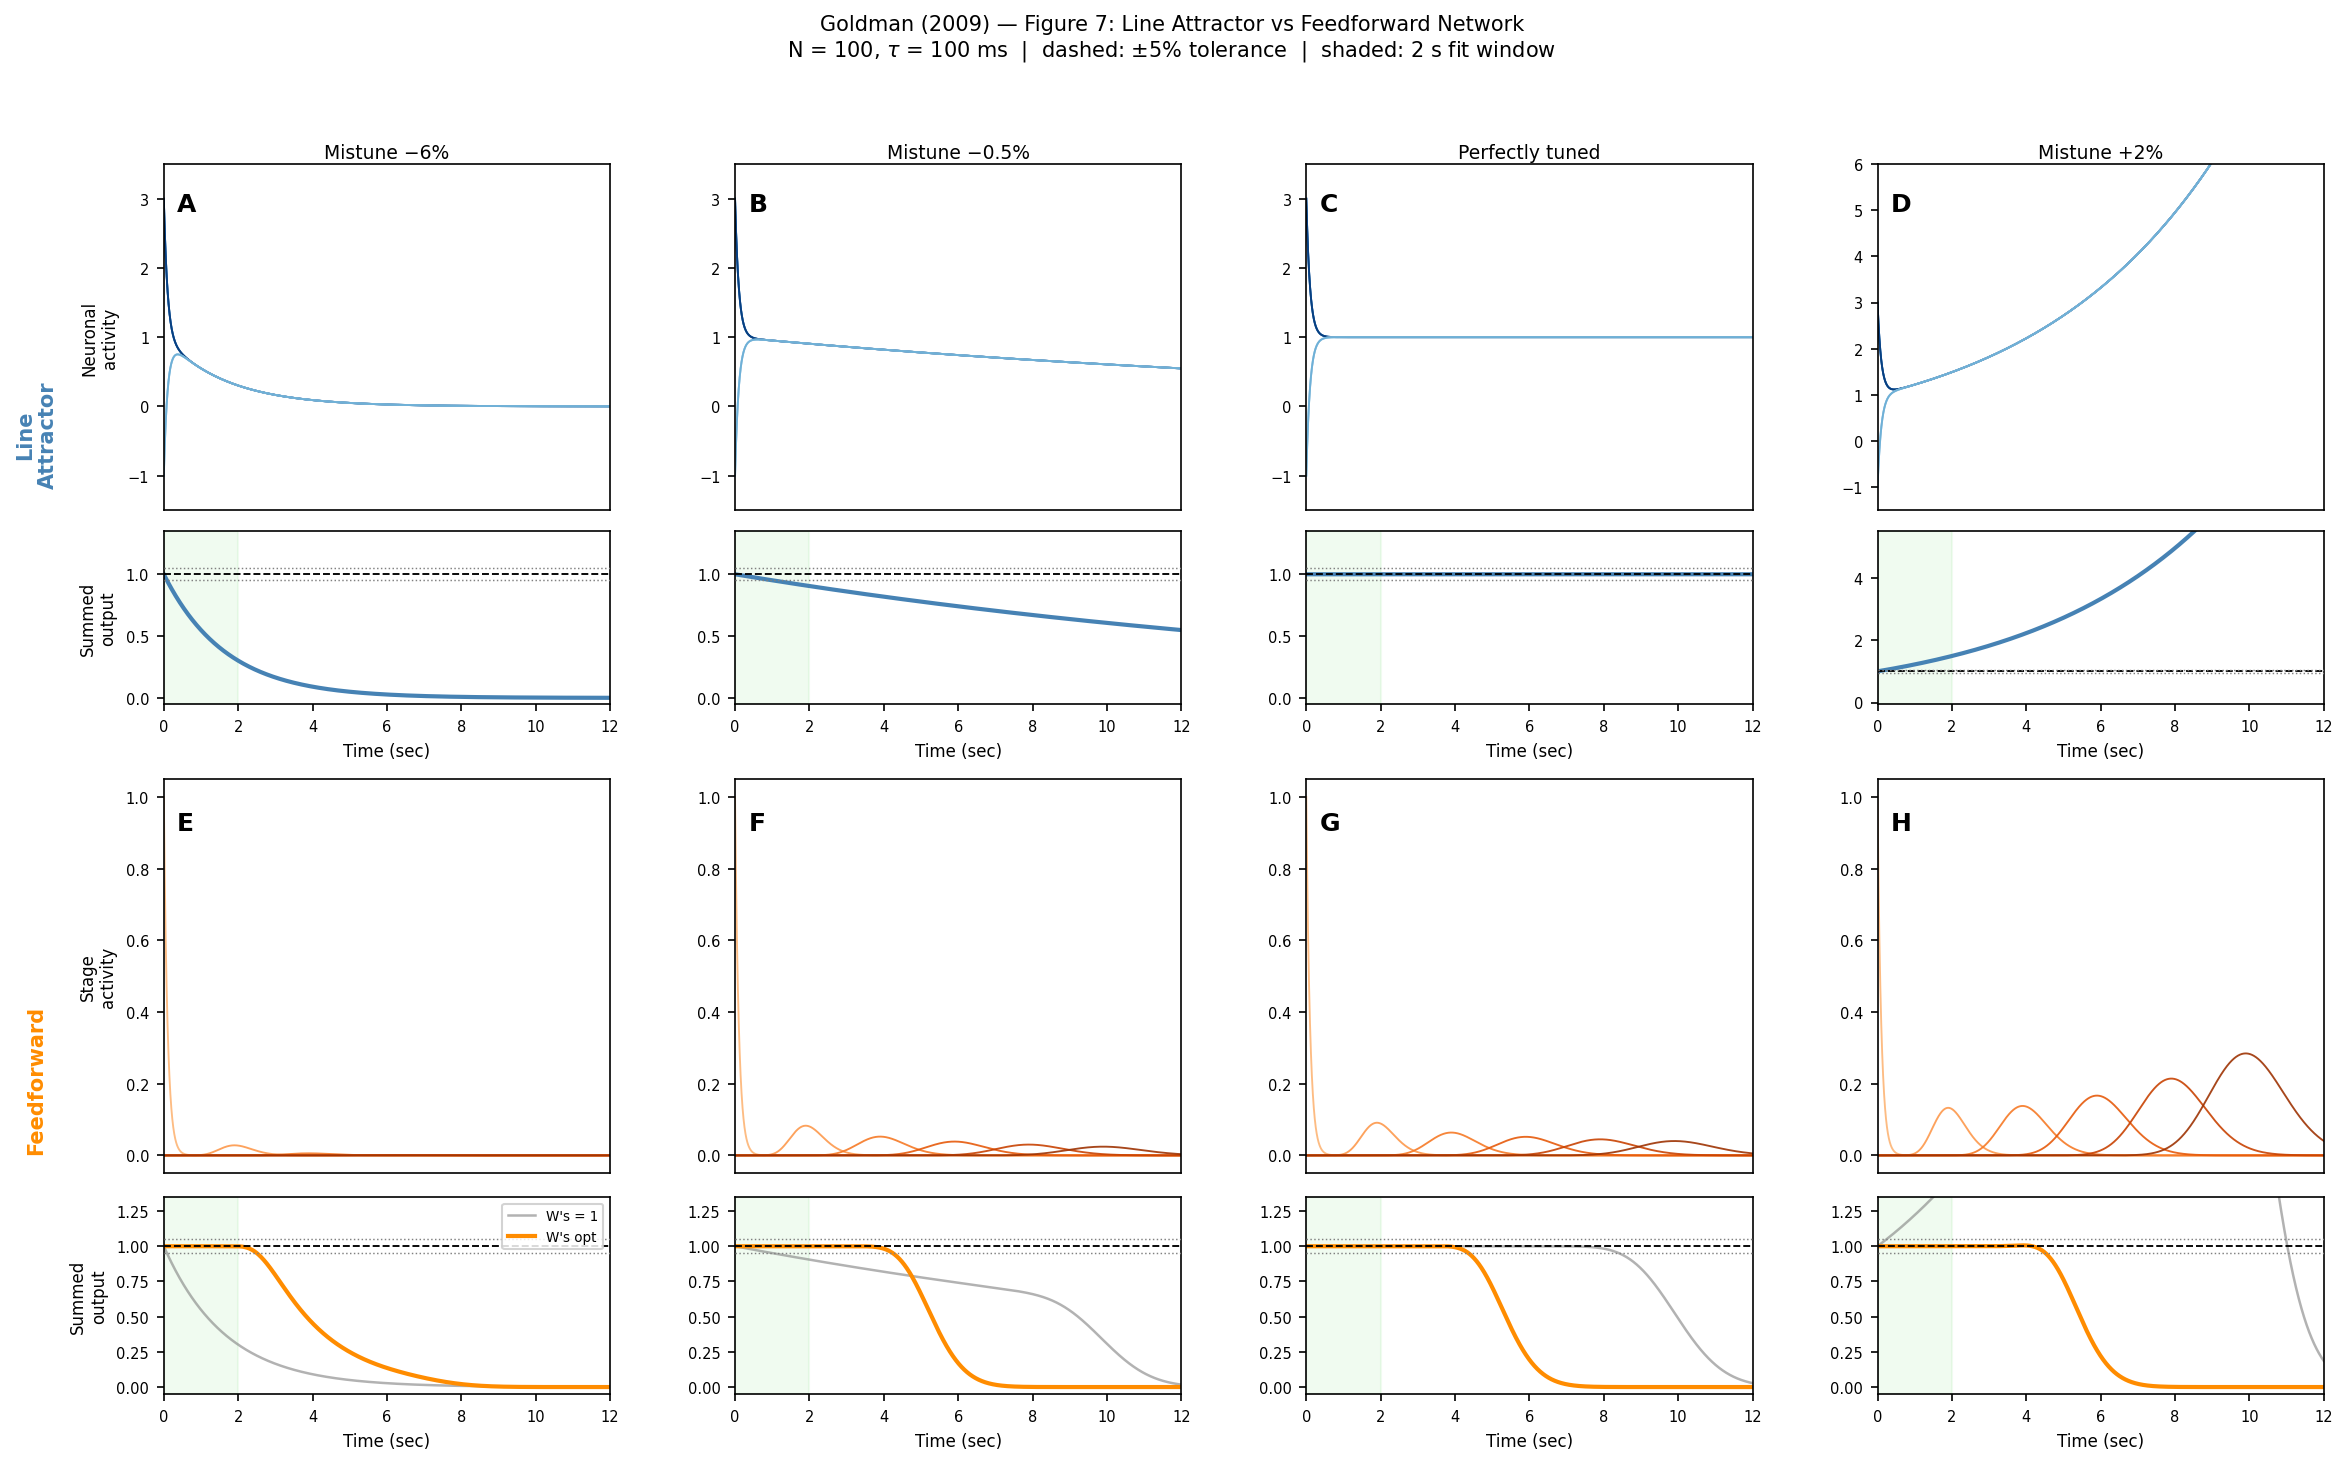

Here is the Python script that generated this plot:
"""
Goldman (2009) Figure 7: Line Attractor vs Feedforward Network
Pulse-to-step integration with four mistuning levels.

Line attractor
--------------
N-neuron mean-field generalization of the reduced averaged autapse from
Seung et al. (2000), following the implementation style of
reduced_autapse_line_attractor.py.

Each neuron obeys:
    tau dr_i/dt = -r_i + (1+epsilon) * mean(r)

This is the N-neuron extension of the single autapse with W = (1+epsilon).
Decomposing into mean m = mean(r) and deviations delta_i = r_i - m:
    tau dm/dt      = epsilon * m      [slow mode — persists / decays / grows]
    tau d(delta)/dt = -delta           [fast modes — decay in one time constant]

So all neurons converge to the same temporal pattern after a few tau,
leaving only the single slow eigenmode visible at long times.

Feedforward network
-------------------
Stage n responds to a unit pulse at stage 0 with:
    G_n(t) = (1+epsilon)^n * g_n(t/tau)
where g_n is the standard Erlang basis function (same as goldman_fig1_feedforward.py).
An optimal readout (constrained |W_n| <= 5) approximates a unit step over 0–2 s.
"""

from __future__ import annotations

import numpy as np
import matplotlib.pyplot as plt
import matplotlib.gridspec as gridspec
from scipy.special import gammaln
from scipy.optimize import lsq_linear

from reduced_autapse_line_attractor import AveragedAutapseParams

# ── Shared parameters (time in ms to match autapse convention) ───────────────
N      = 100
params = AveragedAutapseParams()   # tau=100 ms, F1=0.5314, …
tau    = params.tau                # 100 ms

T_ms   = 12_000.0                  # total simulation duration (ms)
dt_ms  = 1.0                       # time step (ms)
t_ms   = np.arange(0.0, T_ms + dt_ms, dt_ms)
t_s    = t_ms / 1000.0             # seconds — used for all axis labels


# ── RK4 step (vector form, same logic as rk4_step_scalar) ────────────────────
def rk4_step(f, y: np.ndarray, dt: float) -> np.ndarray:
    k1 = f(y)
    k2 = f(y + 0.5 * dt * k1)
    k3 = f(y + 0.5 * dt * k2)
    k4 = f(y + dt * k3)
    return y + (dt / 6.0) * (k1 + 2.0 * k2 + 2.0 * k3 + k4)


# ── Line attractor simulation ─────────────────────────────────────────────────
def simulate_line_attractor(
    epsilon: float, seed: int = 42
) -> tuple[np.ndarray, np.ndarray, np.ndarray]:
    """
    Simulate the N-neuron line attractor with bipolar initial conditions.

    Half the neurons start at +3, the other half at -1, giving mean(r0) = 1.
    This makes the convergence of diverse neurons onto a common trajectory
    clearly visible — matching Goldman Fig. 7A-D.

    Returns
    -------
    R       : (N, T) firing-rate array (ms time axis)
    idx_high: indices of neurons that start at +3
    idx_low : indices of neurons that start at -1
    """
    rng      = np.random.default_rng(seed)
    idx_high = rng.choice(N, N // 2, replace=False)
    idx_low  = np.setdiff1d(np.arange(N), idx_high)

    r0           = np.empty(N)
    r0[idx_high] = 3.0
    r0[idx_low]  = -1.0          # mean(r0) = (50×3 + 50×(−1))/100 = 1

    W_eff = 1.0 + epsilon

    def drdt(r: np.ndarray) -> np.ndarray:
        return (-r + W_eff * r.mean()) / tau

    R        = np.zeros((N, len(t_ms)))
    R[:, 0]  = r0
    for k in range(len(t_ms) - 1):
        R[:, k + 1] = rk4_step(drdt, R[:, k], dt_ms)

    return R, idx_high, idx_low


# ── Feedforward basis functions ───────────────────────────────────────────────
def gn_fn(n: int, th: np.ndarray) -> np.ndarray:
    """g_n(t̂) = (1/n!) · t̂^n · exp(-t̂), computed in log-space to avoid overflow."""
    with np.errstate(divide='ignore', invalid='ignore'):
        log_g = np.where(
            th > 0,
            n * np.log(np.where(th > 0, th, 1.0)) - th - gammaln(n + 1),
            0.0 if n == 0 else -np.inf,
        )
    return np.exp(log_g)


def compute_feedforward_G(epsilon: float) -> np.ndarray:
    """
    Mistuned basis functions: G[n, t] = (1+epsilon)^n * g_n(t/tau).

    For epsilon=0 this reduces to the standard feedforward chain.
    For epsilon != 0 each stage n is amplified (epsilon>0) or attenuated
    (epsilon<0) by the cumulative weight factor (1+epsilon)^n, so later
    stages are affected most.
    """
    th = t_ms / tau          # dimensionless t̂ (same tau as line attractor)
    w  = 1.0 + epsilon
    G  = np.zeros((N, len(t_ms)))
    for n in range(N):
        G[n] = (w ** n) * gn_fn(n, th)
    return G


# ── Cases matching Fig 7 panels A–H ──────────────────────────────────────────
cases = [
    ("A / E", "Mistune −6%",    -0.06),
    ("B / F", "Mistune −0.5%",  -0.005),
    ("C / G", "Perfectly tuned", 0.0),
    ("D / H", "Mistune +2%",   +0.02),
]

# Optimal readout: constrained least squares fit to unit step over 0–2 s
T_target_ms = 2_000.0
mask_fit    = (t_ms > 0) & (t_ms <= T_target_ms)
b_fit       = np.ones(mask_fit.sum())

# ── Pre-compute all simulations ───────────────────────────────────────────────
print("Simulating…")
results = []
for _, _, epsilon in cases:
    R_la, idx_high, idx_low = simulate_line_attractor(epsilon)
    G_ff  = compute_feedforward_G(epsilon)
    res   = lsq_linear(G_ff[:, mask_fit].T, b_fit, bounds=(-5.0, 5.0))
    results.append((R_la, idx_high, idx_low, G_ff, res.x))
    print(f"  epsilon={epsilon:+.3f}  done")

# ── Figure ────────────────────────────────────────────────────────────────────
fig = plt.figure(figsize=(16, 10))
fig.suptitle(
    "Goldman (2009) — Figure 7: Line Attractor vs Feedforward Network\n"
    r"N = 100, $\tau$ = 100 ms  |  dashed: $\pm$5% tolerance  |  "
    r"shaded: 2 s fit window",
    fontsize=10,
)

gs_la = gridspec.GridSpec(
    1, 4, figure=fig, left=0.08, right=0.98,
    top=0.88, bottom=0.52, wspace=0.28,
)
gs_ff = gridspec.GridSpec(
    1, 4, figure=fig, left=0.08, right=0.98,
    top=0.47, bottom=0.06, wspace=0.28,
)

fig.text(0.027, 0.70, "Line\nAttractor", va='center', ha='center',
         rotation=90, fontsize=10, fontweight='bold', color='steelblue')
fig.text(0.027, 0.27, "Feedforward",    va='center', ha='center',
         rotation=90, fontsize=10, fontweight='bold', color='darkorange')


def decorate_output(ax, ylim=None):
    ax.axhline(1.00, color='k',    ls='--', lw=0.9, zorder=3)
    ax.axhline(0.95, color='gray', ls=':',  lw=0.7, zorder=3)
    ax.axhline(1.05, color='gray', ls=':',  lw=0.7, zorder=3)
    ax.axvspan(0, T_target_ms / 1000, alpha=0.07, color='limegreen', zorder=0)
    ax.set_xlim([0, T_ms / 1000])
    if ylim is not None:
        ax.set_ylim(ylim)
    ax.tick_params(labelsize=7)


N_SHOW_EACH = 3   # neurons shown from each bipolar group

for col, ((label, title, epsilon), (R_la, idx_high, idx_low, G_ff, W_opt)) in enumerate(
    zip(cases, results)
):
    # ── Line attractor ────────────────────────────────────────────────────────
    gs_sub_la = gridspec.GridSpecFromSubplotSpec(
        2, 1, subplot_spec=gs_la[col], hspace=0.08, height_ratios=[2, 1],
    )
    ax_la_r = fig.add_subplot(gs_sub_la[0])
    ax_la_o = fig.add_subplot(gs_sub_la[1])

    # Show N_SHOW_EACH neurons from each group (high=dark blue, low=light blue)
    for i, ni in enumerate(idx_high[:N_SHOW_EACH]):
        c = plt.cm.Blues(0.75 + 0.2 * i / max(N_SHOW_EACH - 1, 1))
        ax_la_r.plot(t_s, R_la[ni], color=c, lw=0.9, alpha=0.9)
    for i, ni in enumerate(idx_low[:N_SHOW_EACH]):
        c = plt.cm.Blues(0.30 + 0.2 * i / max(N_SHOW_EACH - 1, 1))
        ax_la_r.plot(t_s, R_la[ni], color=c, lw=0.9, alpha=0.9)

    out_la = R_la.mean(axis=0)         # mean firing rate (starts at 1, evolves as exp(ε t/τ))
    ax_la_o.plot(t_s, out_la, color='steelblue', lw=2)

    ylim_la = [-0.05, 5.5] if epsilon > 0 else [-0.05, 1.35]
    decorate_output(ax_la_o, ylim=ylim_la)

    ax_la_r.set_title(title, fontsize=9, pad=3)
    ax_la_r.set_xlim([0, T_ms / 1000])
    ax_la_r.set_ylim([-1.5, 3.5] if epsilon <= 0 else [-1.5, 6.0])
    ax_la_r.set_xticks([])
    ax_la_r.tick_params(labelsize=7)
    if col == 0:
        ax_la_r.set_ylabel("Neuronal\nactivity", fontsize=8)
        ax_la_o.set_ylabel("Summed\noutput", fontsize=8)
    ax_la_o.set_xlabel("Time (sec)", fontsize=8)

    ax_la_r.text(0.03, 0.92, chr(ord('A') + col),
                 transform=ax_la_r.transAxes,
                 fontsize=12, fontweight='bold', va='top')

    # ── Feedforward ───────────────────────────────────────────────────────────
    gs_sub_ff = gridspec.GridSpecFromSubplotSpec(
        2, 1, subplot_spec=gs_ff[col], hspace=0.08, height_ratios=[2, 1],
    )
    ax_ff_r = fig.add_subplot(gs_sub_ff[0])
    ax_ff_o = fig.add_subplot(gs_sub_ff[1])

    idx_ff_show = np.linspace(0, N - 1, 6, dtype=int)
    for i, ni in enumerate(idx_ff_show):
        c = plt.cm.Oranges(0.35 + 0.55 * i / (len(idx_ff_show) - 1))
        ax_ff_r.plot(t_s, G_ff[ni], color=c, lw=0.9, alpha=0.9)

    out_ff_opt = G_ff.T @ W_opt
    out_ff_eq  = G_ff.sum(axis=0)

    ax_ff_o.plot(t_s, out_ff_eq,  color='gray',      lw=1.2, ls='-',
                 alpha=0.6, label="W's = 1")
    ax_ff_o.plot(t_s, out_ff_opt, color='darkorange', lw=2,
                 label="W's opt")
    decorate_output(ax_ff_o, ylim=[-0.05, 1.35])

    ax_ff_r.set_xlim([0, T_ms / 1000])
    ax_ff_r.set_xticks([])
    ax_ff_r.tick_params(labelsize=7)
    if col == 0:
        ax_ff_r.set_ylabel("Stage\nactivity", fontsize=8)
        ax_ff_o.set_ylabel("Summed\noutput", fontsize=8)
        ax_ff_o.legend(fontsize=6.5, loc='upper right', framealpha=0.85)
    ax_ff_o.set_xlabel("Time (sec)", fontsize=8)

    ax_ff_r.text(0.03, 0.92, chr(ord('E') + col),
                 transform=ax_ff_r.transAxes,
                 fontsize=12, fontweight='bold', va='top')

out_path = (
    r"c:\Users\ET USER\Documents\Caltech\Caltech CNS 187\Final project\goldman_fig7.png"
)
plt.savefig(out_path, dpi=150, bbox_inches='tight')
plt.show()
print(f"\nSaved: {out_path}")
